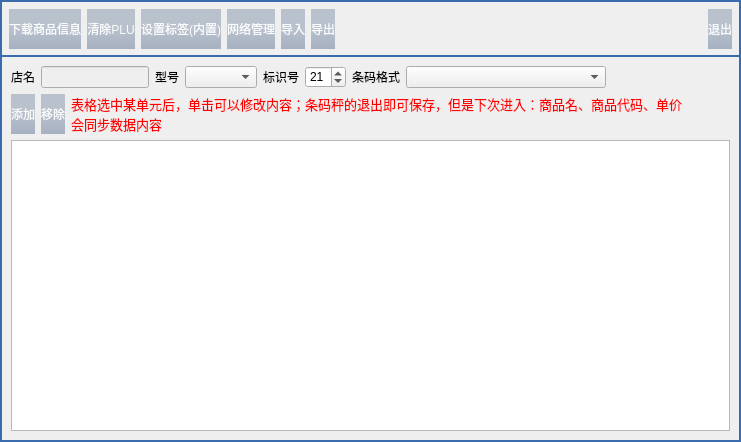
<?xml version="1.0" encoding="UTF-8"?>
<ui version="4.0">
 <class>barscale_main_dialog</class>
 <widget class="QDialog" name="barscale_main_dialog">
  <property name="geometry">
   <rect>
    <x>0</x>
    <y>0</y>
    <width>741</width>
    <height>442</height>
   </rect>
  </property>
  <property name="windowTitle">
   <string>Dialog</string>
  </property>
  <property name="styleSheet">
   <string notr="true">QPushButton{color:#FBFCFD;border-style:none;
background-color: qlineargradient(spread:pad, x1:0, y1:0, x2:0, y2:1, stop:0 rgba(146, 161, 181, 150),stop:0.5 rgba(146, 161, 181, 150), stop:1 rgba(115, 133, 160, 150));
min-height:40px;}
QPushButton:pressed{color:#FBFCFD;border-style:none;
 background-color: qlineargradient(spread:pad, x1:0, y1:0, x2:0, y2:1, stop:0 #648FC3,stop:0.5 #648FC3, stop:1 #3A6BAC);}
QDialog,QFrame#frame{border:2px solid #3A6BAC;}</string>
  </property>
  <property name="outer_stylesheet" stdset="0">
   <string>dialog_hasborder</string>
  </property>
  <layout class="QVBoxLayout" name="verticalLayout_2">
   <property name="leftMargin">
    <number>0</number>
   </property>
   <property name="topMargin">
    <number>0</number>
   </property>
   <property name="rightMargin">
    <number>0</number>
   </property>
   <property name="bottomMargin">
    <number>0</number>
   </property>
   <item>
    <layout class="QHBoxLayout" name="horizontalLayout">
     <property name="leftMargin">
      <number>9</number>
     </property>
     <property name="topMargin">
      <number>9</number>
     </property>
     <property name="rightMargin">
      <number>9</number>
     </property>
     <item>
      <widget class="uinormal_button" name="pushButton">
       <property name="text">
        <string>下载商品信息</string>
       </property>
       <property name="autoDefault">
        <bool>false</bool>
       </property>
      </widget>
     </item>
     <item>
      <widget class="uinormal_button" name="pushButton_2">
       <property name="text">
        <string>清除PLU</string>
       </property>
       <property name="autoDefault">
        <bool>false</bool>
       </property>
      </widget>
     </item>
     <item>
      <widget class="uinormal_button" name="pushButton_3">
       <property name="text">
        <string>设置标签(内置)</string>
       </property>
       <property name="autoDefault">
        <bool>false</bool>
       </property>
      </widget>
     </item>
     <item>
      <widget class="uinormal_button" name="pushButton_4">
       <property name="text">
        <string>网络管理</string>
       </property>
       <property name="autoDefault">
        <bool>false</bool>
       </property>
      </widget>
     </item>
     <item>
      <widget class="uinormal_button" name="pushButton_import">
       <property name="text">
        <string>导入</string>
       </property>
       <property name="autoDefault">
        <bool>false</bool>
       </property>
      </widget>
     </item>
     <item>
      <widget class="uinormal_button" name="pushButton_export">
       <property name="text">
        <string>导出</string>
       </property>
       <property name="autoDefault">
        <bool>false</bool>
       </property>
      </widget>
     </item>
     <item>
      <spacer name="horizontalSpacer">
       <property name="orientation">
        <enum>Qt::Horizontal</enum>
       </property>
       <property name="sizeHint" stdset="0">
        <size>
         <width>40</width>
         <height>20</height>
        </size>
       </property>
      </spacer>
     </item>
     <item>
      <widget class="uinormal_button" name="pushButton_5">
       <property name="text">
        <string>退出</string>
       </property>
       <property name="autoDefault">
        <bool>false</bool>
       </property>
      </widget>
     </item>
    </layout>
   </item>
   <item>
    <widget class="QFrame" name="frame">
     <property name="frameShape">
      <enum>QFrame::StyledPanel</enum>
     </property>
     <property name="frameShadow">
      <enum>QFrame::Raised</enum>
     </property>
     <layout class="QVBoxLayout" name="verticalLayout">
      <item>
       <layout class="QHBoxLayout" name="horizontalLayout_2" stretch="0,0,0,0,0,0,0,0,1">
        <item>
         <widget class="QLabel" name="label">
          <property name="text">
           <string>店名</string>
          </property>
          <property name="alignment">
           <set>Qt::AlignRight|Qt::AlignTrailing|Qt::AlignVCenter</set>
          </property>
         </widget>
        </item>
        <item>
         <widget class="QLineEdit" name="lineEdit_shopname">
          <property name="enabled">
           <bool>false</bool>
          </property>
         </widget>
        </item>
        <item>
         <widget class="QLabel" name="label_43">
          <property name="text">
           <string>型号</string>
          </property>
          <property name="alignment">
           <set>Qt::AlignRight|Qt::AlignTrailing|Qt::AlignVCenter</set>
          </property>
         </widget>
        </item>
        <item>
         <widget class="QComboBox" name="comboBox_barcode_scaletypes"/>
        </item>
        <item>
         <widget class="QLabel" name="label_24">
          <property name="text">
           <string>标识号</string>
          </property>
          <property name="alignment">
           <set>Qt::AlignRight|Qt::AlignTrailing|Qt::AlignVCenter</set>
          </property>
         </widget>
        </item>
        <item>
         <widget class="QSpinBox" name="spinBox_barcode_scaleflag">
          <property name="minimum">
           <number>11</number>
          </property>
          <property name="value">
           <number>21</number>
          </property>
         </widget>
        </item>
        <item>
         <widget class="QLabel" name="label_46">
          <property name="text">
           <string>条码格式</string>
          </property>
          <property name="alignment">
           <set>Qt::AlignRight|Qt::AlignTrailing|Qt::AlignVCenter</set>
          </property>
         </widget>
        </item>
        <item>
         <widget class="QComboBox" name="comboBox_barcode_scalebarcodetype">
          <property name="minimumSize">
           <size>
            <width>200</width>
            <height>0</height>
           </size>
          </property>
         </widget>
        </item>
        <item>
         <spacer name="horizontalSpacer_2">
          <property name="orientation">
           <enum>Qt::Horizontal</enum>
          </property>
          <property name="sizeHint" stdset="0">
           <size>
            <width>40</width>
            <height>20</height>
           </size>
          </property>
         </spacer>
        </item>
       </layout>
      </item>
      <item>
       <layout class="QHBoxLayout" name="horizontalLayout_3" stretch="0,0,1,0">
        <item>
         <widget class="uinormal_button" name="pushButton_add">
          <property name="text">
           <string>添加</string>
          </property>
         </widget>
        </item>
        <item>
         <widget class="uinormal_button" name="pushButton_remove">
          <property name="text">
           <string>移除</string>
          </property>
         </widget>
        </item>
        <item>
         <widget class="QLabel" name="label_2">
          <property name="styleSheet">
           <string notr="true">font:10pt;
color:red;</string>
          </property>
          <property name="text">
           <string>表格选中某单元后，单击可以修改内容；条码秤的退出即可保存，但是下次进入：商品名、商品代码、单价会同步数据内容</string>
          </property>
          <property name="wordWrap">
           <bool>true</bool>
          </property>
         </widget>
        </item>
        <item>
         <spacer name="horizontalSpacer_3">
          <property name="orientation">
           <enum>Qt::Horizontal</enum>
          </property>
          <property name="sizeHint" stdset="0">
           <size>
            <width>40</width>
            <height>20</height>
           </size>
          </property>
         </spacer>
        </item>
       </layout>
      </item>
      <item>
       <widget class="QTableView" name="tableView"/>
      </item>
     </layout>
    </widget>
   </item>
  </layout>
 </widget>
 <customwidgets>
  <customwidget>
   <class>uinormal_button</class>
   <extends>QPushButton</extends>
   <header>uinormal_button.h</header>
  </customwidget>
 </customwidgets>
 <resources/>
 <connections/>
</ui>
